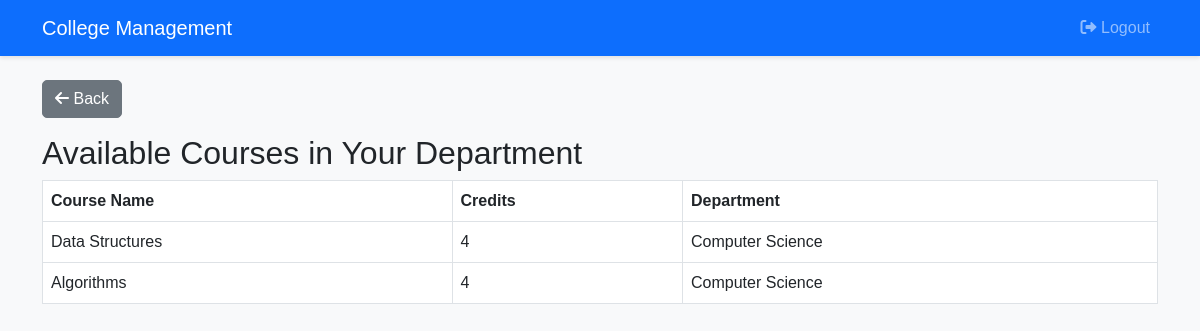
The app's page /student/view_courses.php (signed in) with its own data.
### tables this page shows
CREATE TABLE `course` (
  `CourseID` int(11) NOT NULL,
  `CourseName` varchar(100) NOT NULL,
  `DepartmentID` int(11) DEFAULT NULL,
  `Credits` int(11) DEFAULT NULL
);

CREATE TABLE `department` (
  `DepartmentID` int(11) NOT NULL,
  `DepartmentName` varchar(100) NOT NULL
);

### student/view_courses.php (the view, shortened to what this page needs)
<?php
include '../config/db.php';
include '../includes/header.php';
$stmt = $pdo->prepare("SELECT * FROM Student WHERE UserID = ?");
$stmt->execute([$_SESSION['user_id']]);
$student = $stmt->fetch();
$stmt = $pdo->prepare("SELECT c.*, d.DepartmentName
                       FROM Course c
                       JOIN Department d ON c.DepartmentID = d.DepartmentID
                       WHERE c.DepartmentID = ?");
$stmt->execute([$student['DepartmentID']]);
$courses = $stmt->fetchAll();
?>
<h2>Available Courses in Your Department</h2>
<?php if ($courses): ?>
    <table class="table table-bordered">
        <thead>
            <tr>
                <th>Course Name</th>
                <th>Credits</th>
                <th>Department</th>
            </tr>
        </thead>
        <tbody>
            <?php foreach ($courses as $course): ?>
                <tr>
                    <td><?= htmlspecialchars($course['CourseName']) ?></td>
                    <td><?= $course['Credits'] ?></td>
                    <td><?= htmlspecialchars($course['DepartmentName']) ?></td>
                </tr>
            <?php endforeach; ?>
        </tbody>
    </table>
<?php else: ?>
    <p>No courses available for your department at the moment.</p>
<?php endif; ?>
<?php include '../includes/footer.php'; ?>

### css/styles.css (style rules this page uses)
body { background-color: #f8f9fa; font-family: 'Arial', sans-serif; }
.table th, .table td { vertical-align: middle; }

### records on screen
course: CourseName "Data Structures", Credits "4", DepartmentID.DepartmentName "Computer Science"
course: CourseName "Algorithms", Credits "4", DepartmentID.DepartmentName "Computer Science"
